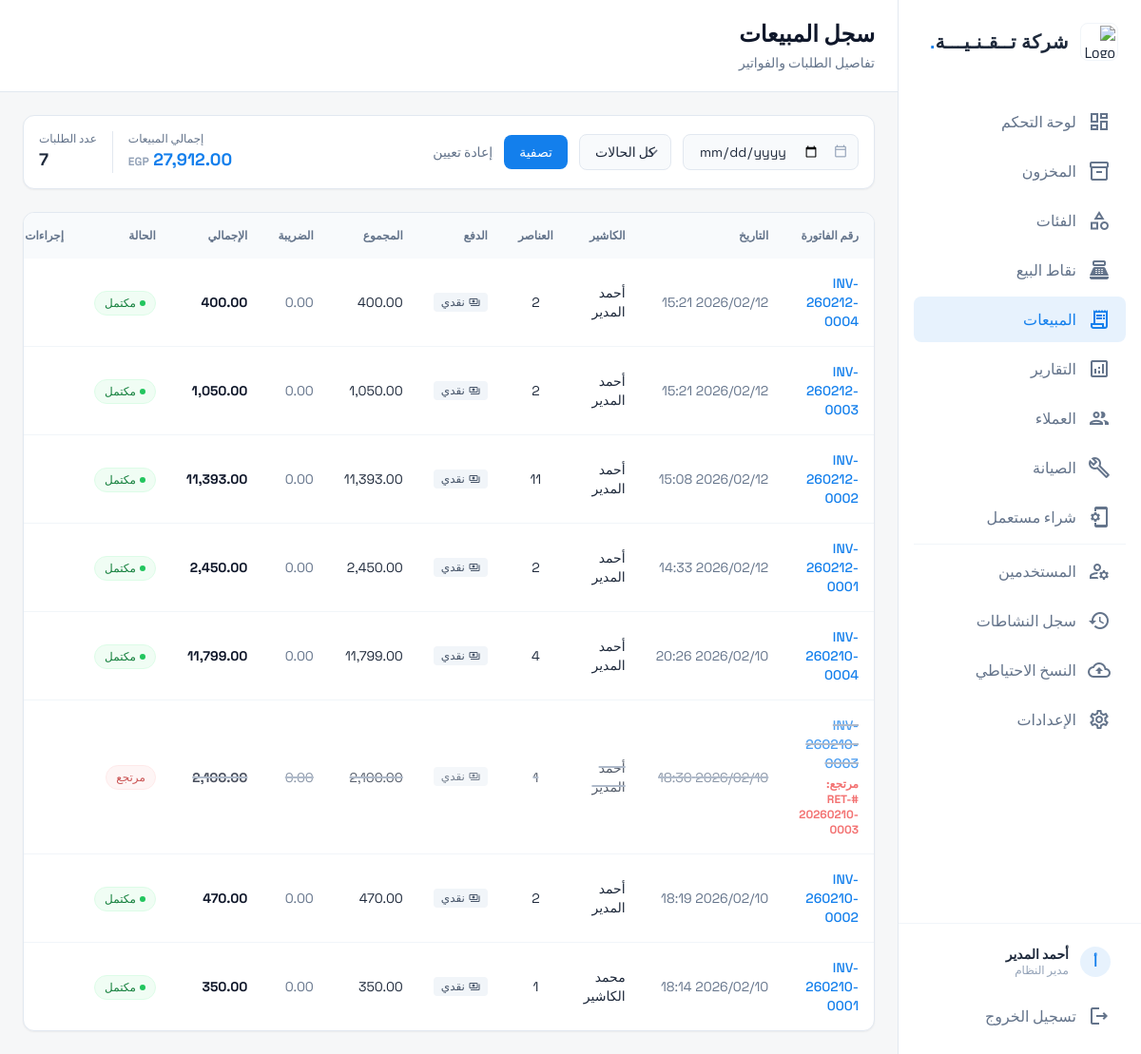
The page /admin/sales.php (signed in) on the database its author committed.
### tables this page shows
CREATE TABLE orders (
    id INTEGER PRIMARY KEY AUTOINCREMENT,
    order_number TEXT UNIQUE NOT NULL,
    user_id INTEGER,
    subtotal REAL DEFAULT 0,
    tax_amount REAL DEFAULT 0,
    discount_amount REAL DEFAULT 0,
    total REAL DEFAULT 0,
    payment_method TEXT DEFAULT 'cash',
    payment_received REAL DEFAULT 0,
    change_amount REAL DEFAULT 0,
    status TEXT DEFAULT 'completed' CHECK(status IN ('completed', 'cancelled', 'refunded')),
    notes TEXT,
    created_at DATETIME DEFAULT CURRENT_TIMESTAMP, return_invoice_number TEXT DEFAULT NULL, customer_id INTEGER DEFAULT NULL,
    FOREIGN KEY (user_id) REFERENCES users(id)
);

### includes/helpers.php (called while the page is built, shortened)
<?php
function formatDateTimeAr($datetime) {
    return date('Y/m/d H:i', strtotime($datetime));
}
function sanitize($input) {
    return htmlspecialchars(trim($input), ENT_QUOTES, 'UTF-8');
}
function getPaymentMethodAr($method) {
    $methods = [
        'cash' => 'نقدي',
        'card' => 'بطاقة',
        'transfer' => 'تحويل / محفظة',
        'split' => 'دفع مقسم'
    ];
    return $methods[$method] ?? $method;
}

### includes/Database.php (called while the page is built, shortened)
<?php
class Database {
    private static $instance = null;
    private $pdo;
    private function __construct() {
        $dbDir = dirname(DB_PATH);
        $isNew = !file_exists(DB_PATH);
        $this->pdo = new PDO('sqlite:' . DB_PATH);
        $this->pdo->setAttribute(PDO::ATTR_ERRMODE, PDO::ERRMODE_EXCEPTION);
        $this->pdo->setAttribute(PDO::ATTR_DEFAULT_FETCH_MODE, PDO::FETCH_ASSOC);
        $this->pdo->exec('PRAGMA journal_mode=WAL');
        $this->pdo->exec('PRAGMA foreign_keys=ON');
        if ($isNew) {
            $this->initDatabase();
        } else {
            $this->runMigrations();
        }
    }
    public static function getInstance() {
        if (self::$instance === null) {
            self::$instance = new self();
        }
        return self::$instance;
    }
    private function runMigrations() {
        $cols = $this->pdo->query("PRAGMA table_info(maintenance_tickets)")->fetchAll();
        $colNames = array_column($cols, 'name');
        $cols = $this->pdo->query("PRAGMA table_info(order_items)")->fetchAll();
        $colNames = array_column($cols, 'name');
        $this->pdo->exec("CREATE TABLE IF NOT EXISTS settings (
            key TEXT PRIMARY KEY,
            value TEXT,
            updated_at DATETIME DEFAULT CURRENT_TIMESTAMP
        )");
        $cols = $this->pdo->query("PRAGMA table_info(orders)")->fetchAll();
        $colNames = array_column($cols, 'name');
        $this->pdo->exec("CREATE TABLE IF NOT EXISTS customers (
            id INTEGER PRIMARY KEY AUTOINCREMENT,
            name TEXT NOT NULL,
            phone TEXT,
            email TEXT,
            address TEXT,
            balance REAL DEFAULT 0,
            notes TEXT,
            is_active INTEGER DEFAULT 1,
            created_at DATETIME DEFAULT CURRENT_TIMESTAMP,
            updated_at DATETIME DEFAULT CURRENT_TIMESTAMP
        )");
        $this->pdo->exec("CREATE TABLE IF NOT EXISTS audit_log (
            id INTEGER PRIMARY KEY AUTOINCREMENT,
            user_id INTEGER,
            user_name TEXT,
            action TEXT NOT NULL,
            entity_type TEXT,
            entity_id INTEGER,
            details TEXT,
            ip_address TEXT,
            created_at DATETIME DEFAULT CURRENT_TIMESTAMP
        )");
    }
    public function query($sql, $params = []) {
        $stmt = $this->pdo->prepare($sql);
        $stmt->execute($params);
        return $stmt;
    }
    public function fetchAll($sql, $params = []) {
        return $this->query($sql, $params)->fetchAll();
    }
    public function fetchOne($sql, $params = []) {
        return $this->query($sql, $params)->fetch();
    }
}

### includes/bootstrap.php (called while the page is built, shortened)
<?php
require_once __DIR__ . '/Database.php';
require_once __DIR__ . '/helpers.php';
$db = Database::getInstance();

### admin/sales.php (the view, shortened to what this page needs)
<?php
require_once __DIR__ . '/../includes/bootstrap.php';
$dateFilter = $_GET['date'] ?? '';
$sql = "SELECT o.*, u.full_name as cashier_name, (SELECT COUNT(*) FROM order_items WHERE order_id = o.id) as item_count FROM orders o LEFT JOIN users u ON o.user_id = u.id WHERE 1=1";
$params = [];
$sql .= " ORDER BY o.created_at DESC LIMIT 100";
$orders = $db->fetchAll($sql, $params);
$sqlStats = "SELECT COALESCE(SUM(total),0) as total, COUNT(*) as cnt FROM orders WHERE status = 'completed'";
$statsParams = [];
$stats = $db->fetchOne($sqlStats, $statsParams);
include __DIR__ . '/../includes/header.php';
?>
<div class="flex h-screen overflow-hidden">
    <?php include __DIR__ . '/../includes/sidebar.php'; ?>
    <main class="flex-1 overflow-y-auto bg-background-light">
        <header class="bg-white border-b border-slate-200 px-6 py-5">
            <div class="flex flex-col sm:flex-row sm:items-center sm:justify-between gap-4">
                <div>
                    <h1 class="text-2xl font-bold text-slate-900">سجل المبيعات</h1>
                    <p class="text-sm text-slate-500 mt-1">تفاصيل الطلبات والفواتير</p>
                </div>
            </div>
        </header>
        <div class="p-6 space-y-6">
            <div class="flex flex-wrap gap-4 items-center bg-white p-4 rounded-xl border border-slate-200 shadow-sm">
                <form method="GET" class="flex flex-wrap gap-3 items-center">
                    <div class="relative">
                        <span class="material-icons-outlined absolute right-3 top-2 text-slate-400 text-sm">calendar_today</span>
                        <input type="date" name="date" value="<?= sanitize($dateFilter) ?>" class="bg-slate-50 border border-slate-200 rounded-lg pr-10 pl-4 py-2 text-sm font-num focus:outline-none focus:border-primary">
                    </div>
                    <select name="status" class="bg-slate-50 border border-slate-200 rounded-lg px-4 py-2 text-sm focus:outline-none focus:border-primary">
                        <option value="">كل الحالات</option>
                    </select>
                    <button type="submit" class="bg-primary text-white px-4 py-2 rounded-lg text-sm font-medium hover:bg-primary-dark transition-colors">تصفية</button>
                    <a href="sales.php" class="text-slate-500 text-sm hover:text-primary transition-colors">إعادة تعيين</a>
                </form>
                <div class="mr-auto flex gap-4">
                    <div class="text-left">
                        <p class="text-xs text-slate-500">إجمالي المبيعات</p>
                        <p class="text-lg font-bold font-num text-primary"><?= number_format($stats['total'], 2) ?> <span class="text-xs text-slate-400"><?= CURRENCY_EN ?></span></p>
                    </div>
                    <div class="text-left border-r border-slate-200 pr-4">
                        <p class="text-xs text-slate-500">عدد الطلبات</p>
                        <p class="text-lg font-bold font-num"><?= $stats['cnt'] ?></p>
                    </div>
                </div>
            </div>
            <div class="bg-white rounded-xl border border-slate-200 shadow-sm overflow-hidden">
                <div class="overflow-auto">
                    <table class="w-full text-right">
                        <thead class="bg-slate-50 sticky top-0">
                            <tr>
                                <th class="p-4 text-xs font-semibold text-slate-500">رقم الفاتورة</th>
                                <th class="p-4 text-xs font-semibold text-slate-500">التاريخ</th>
                                <th class="p-4 text-xs font-semibold text-slate-500">الكاشير</th>
                                <th class="p-4 text-xs font-semibold text-slate-500">العناصر</th>
                                <th class="p-4 text-xs font-semibold text-slate-500">الدفع</th>
                                <th class="p-4 text-xs font-semibold text-slate-500">المجموع</th>
                                <th class="p-4 text-xs font-semibold text-slate-500">الضريبة</th>
                                <th class="p-4 text-xs font-semibold text-slate-500">الإجمالي</th>
                                <th class="p-4 text-xs font-semibold text-slate-500">الحالة</th>
                                <th class="p-4 text-xs font-semibold text-slate-500">إجراءات</th>
                            </tr>
                        </thead>
                        <tbody class="divide-y divide-slate-100">
                            <?php foreach ($orders as $o): ?>
                            <?php $isReturned = $o['status'] === 'refunded'; ?>
                            <tr class="hover:bg-slate-50 transition-colors group <?= $isReturned ? 'line-through decoration-slate-400 decoration-2 opacity-75' : '' ?>">
                                <td class="p-4 text-sm font-medium">
                                    <span class="font-num text-primary block"><?= $o['order_number'] ?></span>
                                    <?php if ($isReturned): ?>
                                    <span class="text-xs text-red-500 font-bold block mt-1 no-underline font-num" style="text-decoration: none !important; display: inline-block;">مرتجع: #<?= $o['return_invoice_number'] ?></span>
                                    <?php endif; ?>
                                </td>
                                <td class="p-4 text-sm text-slate-500 font-num whitespace-nowrap"><?= formatDateTimeAr($o['created_at']) ?></td>
                                <td class="p-4 text-sm"><?= sanitize($o['cashier_name'] ?? '—') ?></td>
                                <td class="p-4 text-sm font-num text-center"><?= $o['item_count'] ?></td>
                                <td class="p-4 text-sm">
                                    <span class="inline-flex items-center gap-1 px-2 py-0.5 rounded text-xs font-medium bg-slate-100 text-slate-600">
                                        <span class="material-icons-outlined text-xs"><?= $o['payment_method'] === 'cash' ? 'payments' : ($o['payment_method'] === 'card' ? 'credit_card' : 'qr_code_scanner') ?></span>
                                        <?= getPaymentMethodAr($o['payment_method']) ?>
                                    </span>
                                </td>
                                <td class="p-4 text-sm font-num"><?= number_format($o['subtotal'], 2) ?></td>
                                <td class="p-4 text-sm font-num text-slate-500"><?= number_format($o['tax_amount'], 2) ?></td>
                                <td class="p-4 text-sm font-num font-bold text-slate-900"><?= number_format($o['total'], 2) ?></td>
                                <td class="p-4">
                                    <?php if ($o['status'] === 'completed'): ?>
                                    <span class="inline-flex items-center gap-1 px-2.5 py-1 rounded-full text-xs font-medium bg-green-50 text-green-700 border border-green-100"><span class="w-1.5 h-1.5 rounded-full bg-green-500"></span>مكتمل</span>
                                    <?php elseif ($o['status'] === 'refunded'): ?>
                                    <span class="inline-flex items-center gap-1 px-2.5 py-1 rounded-full text-xs font-medium bg-red-50 text-red-700 border border-red-100" style="text-decoration: none !important;">مرتجع</span>
                                    <?php else: ?>
                                    <span><?= $o['status'] ?></span>
                                    <?php endif; ?>
                                </td>
                                <td class="p-4">
                                </td>
                            </tr>
                            <?php endforeach; ?>
                        </tbody>
                    </table>
                </div>
            </div>
        </div>
    </main>
</div>
<?php include __DIR__ . '/../includes/footer.php'; ?>

### includes/header.php (style rules this page uses)
body { font-family: 'Cairo', sans-serif; }
.font-num { font-family: 'Space Grotesk', sans-serif; }

### rows shown on the page
orders: order_number "INV-260212-0004", created_at "2026/02/12 15:21", cashier_name "أحمد المدير", item_count "2", payment_method "نقدي", subtotal "400.00", tax_amount "0.00", total "400.00", status "completed" (drawn)
orders: order_number "INV-260212-0003", created_at "2026/02/12 15:21", cashier_name "أحمد المدير", item_count "2", payment_method "نقدي", subtotal "1,050.00", tax_amount "0.00", total "1,050.00", status "completed" (drawn)
orders: order_number "INV-260212-0002", created_at "2026/02/12 15:08", cashier_name "أحمد المدير", item_count "11", payment_method "نقدي", subtotal "11,393.00", tax_amount "0.00", total "11,393.00", status "completed" (drawn)
orders: order_number "INV-260212-0001", created_at "2026/02/12 14:33", cashier_name "أحمد المدير", item_count "2", payment_method "نقدي", subtotal "2,450.00", tax_amount "0.00", total "2,450.00", status "completed" (drawn)
orders: order_number "INV-260210-0004", created_at "2026/02/10 20:26", cashier_name "أحمد المدير", item_count "4", payment_method "نقدي", subtotal "11,799.00", tax_amount "0.00", total "11,799.00", status "completed" (drawn)
orders: order_number "INV-260210-0003", return_invoice_number "RET-20260210-0003", created_at "2026/02/10 18:30", cashier_name "أحمد المدير", item_count "1", payment_method "نقدي", subtotal "2,100.00", tax_amount "0.00", total "2,100.00", status "مرتجع"
orders: order_number "INV-260210-0002", created_at "2026/02/10 18:19", cashier_name "أحمد المدير", item_count "2", payment_method "نقدي", subtotal "470.00", tax_amount "0.00", total "470.00", status "completed" (drawn)
orders: order_number "INV-260210-0001", created_at "2026/02/10 18:14", cashier_name "محمد الكاشير", item_count "1", payment_method "نقدي", subtotal "350.00", tax_amount "0.00", total "350.00", status "completed" (drawn)

### other values the page prints
$settings['store_name'] "شركة تــقـنـيـــة"
mb_substr($user['full_name'] ?? '', 0, 1) "أ"
$user['full_name'] "أحمد المدير"
Auth::getRoleNameAr($user['role'] ?? '') "مدير النظام"
$stats['total'] "27,912.00"
CURRENCY_EN "EGP"
$stats['cnt'] "7"
